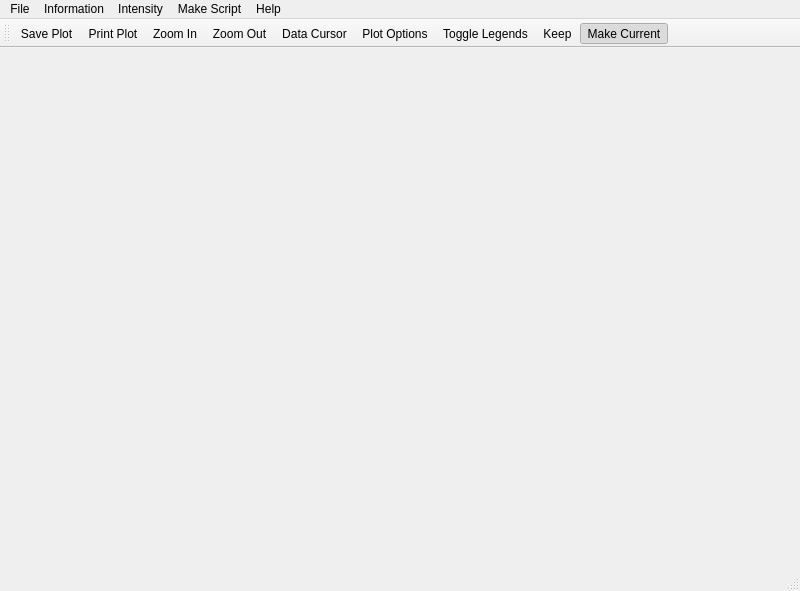
<?xml version="1.0" encoding="UTF-8"?>
<ui version="4.0">
 <class>MainWindow</class>
 <widget class="QMainWindow" name="MainWindow">
  <property name="geometry">
   <rect>
    <x>0</x>
    <y>0</y>
    <width>800</width>
    <height>591</height>
   </rect>
  </property>
  <property name="windowTitle">
   <string>MainWindow</string>
  </property>
  <widget class="QWidget" name="centralwidget"/>
  <widget class="QMenuBar" name="menubar">
   <property name="geometry">
    <rect>
     <x>0</x>
     <y>0</y>
     <width>800</width>
     <height>21</height>
    </rect>
   </property>
   <widget class="QMenu" name="menuFile">
    <property name="title">
     <string>File</string>
    </property>
   </widget>
   <widget class="QMenu" name="menuInformation">
    <property name="title">
     <string>Information</string>
    </property>
   </widget>
   <widget class="QMenu" name="menuIntensity">
    <property name="enabled">
     <bool>true</bool>
    </property>
    <property name="title">
     <string>Intensity</string>
    </property>
    <addaction name="actionS_Q_E"/>
    <addaction name="actionChi_Q_E"/>
    <addaction name="actionChi_Q_E_magnetic"/>
    <addaction name="actionD2sigma_dOmega_dE"/>
   </widget>
   <widget class="QMenu" name="menuMake_Script">
    <property name="title">
     <string>Make Script</string>
    </property>
    <addaction name="actionSave_To_File"/>
    <addaction name="actionDump_To_Console"/>
   </widget>
   <widget class="QMenu" name="menuHelp">
    <property name="title">
     <string>Help</string>
    </property>
   </widget>
   <addaction name="menuFile"/>
   <addaction name="menuInformation"/>
   <addaction name="menuIntensity"/>
   <addaction name="menuMake_Script"/>
   <addaction name="menuHelp"/>
  </widget>
  <widget class="QStatusBar" name="statusbar"/>
  <widget class="QToolBar" name="toolBar">
   <property name="windowTitle">
    <string>toolBar</string>
   </property>
   <attribute name="toolBarArea">
    <enum>TopToolBarArea</enum>
   </attribute>
   <attribute name="toolBarBreak">
    <bool>false</bool>
   </attribute>
   <addaction name="action_save_image"/>
   <addaction name="action_Print_Plot"/>
   <addaction name="actionZoom_In"/>
   <addaction name="actionZoom_Out"/>
   <addaction name="actionDataCursor"/>
   <addaction name="actionPlotOptions"/>
   <addaction name="actionToggleLegends"/>
   <addaction name="actionKeep"/>
   <addaction name="actionMakeCurrent"/>
  </widget>
  <action name="action_save_image">
   <property name="text">
    <string>Save Plot</string>
   </property>
   <property name="toolTip">
    <string>Save Plot As Image</string>
   </property>
  </action>
  <action name="actionSave_To_File">
   <property name="text">
    <string>Save To File</string>
   </property>
  </action>
  <action name="actionDump_To_Console">
   <property name="text">
    <string>Dump To Console</string>
   </property>
   <property name="shortcut">
    <string>Ctrl+D</string>
   </property>
  </action>
  <action name="actionZoom_In">
   <property name="text">
    <string>Zoom In</string>
   </property>
  </action>
  <action name="actionZoom_Out">
   <property name="text">
    <string>Zoom Out</string>
   </property>
  </action>
  <action name="actionDataCursor">
   <property name="checkable">
    <bool>true</bool>
   </property>
   <property name="text">
    <string>Data Cursor</string>
   </property>
  </action>
  <action name="actionKeep">
   <property name="checkable">
    <bool>true</bool>
   </property>
   <property name="text">
    <string>Keep</string>
   </property>
   <property name="toolTip">
    <string>Keep</string>
   </property>
  </action>
  <action name="actionMakeCurrent">
   <property name="checkable">
    <bool>true</bool>
   </property>
   <property name="checked">
    <bool>true</bool>
   </property>
   <property name="text">
    <string>Make Current</string>
   </property>
  </action>
  <action name="actionPlotOptions">
   <property name="text">
    <string>Plot Options</string>
   </property>
  </action>
  <action name="actionToggleLegends">
   <property name="text">
    <string>Toggle Legends</string>
   </property>
  </action>
  <action name="action_Print_Plot">
   <property name="text">
    <string>Print Plot</string>
   </property>
  </action>
  <action name="actionS_Q_E">
   <property name="checkable">
    <bool>true</bool>
   </property>
   <property name="checked">
    <bool>true</bool>
   </property>
   <property name="text">
    <string>S(Q,E)</string>
   </property>
  </action>
  <action name="actionChi_Q_E">
   <property name="checkable">
    <bool>true</bool>
   </property>
   <property name="checked">
    <bool>false</bool>
   </property>
   <property name="text">
    <string>chi''(Q,E)</string>
   </property>
  </action>
  <action name="actionChi_Q_E_magnetic">
   <property name="checkable">
    <bool>true</bool>
   </property>
   <property name="checked">
    <bool>false</bool>
   </property>
   <property name="text">
    <string>chi''(Q,E) magnetic</string>
   </property>
  </action>
  <action name="actionD2sigma_dOmega_dE">
   <property name="checkable">
    <bool>true</bool>
   </property>
   <property name="text">
    <string>d2sigma/dOmega.dE</string>
   </property>
  </action>
 </widget>
 <resources/>
 <connections/>
</ui>
